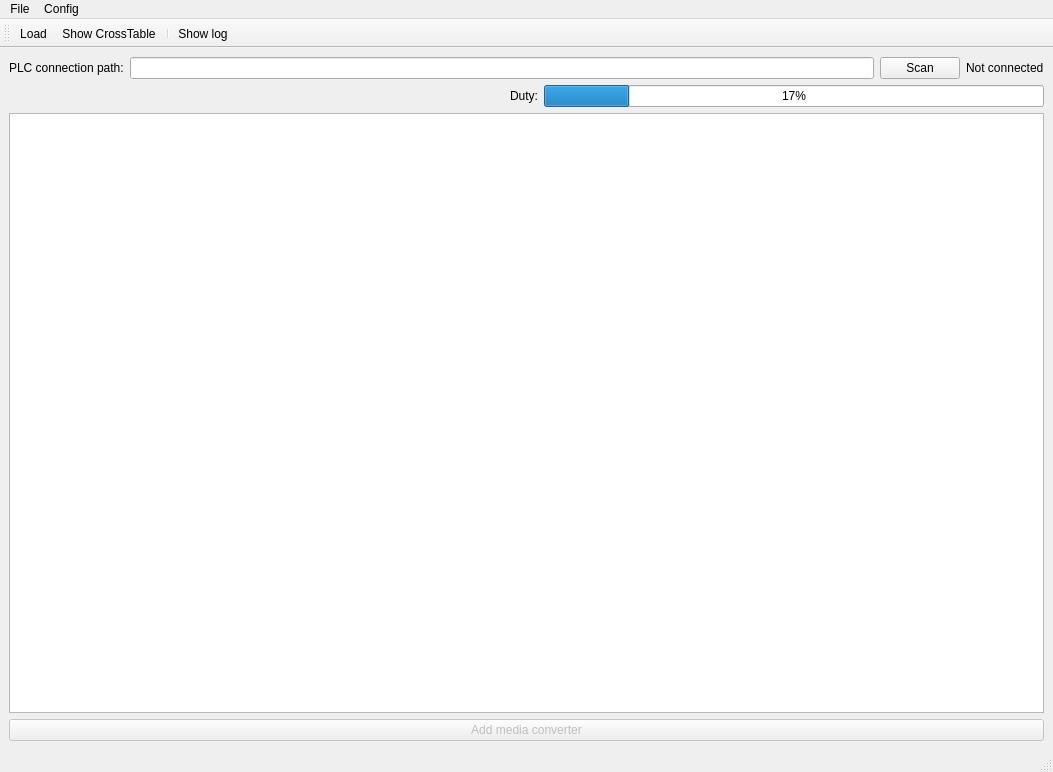
<?xml version="1.0" encoding="UTF-8"?>
<ui version="4.0">
 <class>MainWindow</class>
 <widget class="QMainWindow" name="MainWindow">
  <property name="geometry">
   <rect>
    <x>0</x>
    <y>0</y>
    <width>1053</width>
    <height>772</height>
   </rect>
  </property>
  <property name="minimumSize">
   <size>
    <width>665</width>
    <height>338</height>
   </size>
  </property>
  <property name="windowTitle">
   <string>ControlNet diagnostic tool</string>
  </property>
  <widget class="QWidget" name="centralwidget">
   <layout class="QVBoxLayout" name="verticalLayout_3">
    <item>
     <layout class="QHBoxLayout" name="horizontalLayout">
      <item>
       <widget class="QLabel" name="label">
        <property name="text">
         <string>PLC connection path:</string>
        </property>
       </widget>
      </item>
      <item>
       <widget class="QLineEdit" name="lineEditConnectionPath"/>
      </item>
      <item>
       <widget class="QPushButton" name="pushButtonConnect">
        <property name="enabled">
         <bool>true</bool>
        </property>
        <property name="text">
         <string>Scan</string>
        </property>
       </widget>
      </item>
      <item>
       <widget class="QLabel" name="labelProjectName">
        <property name="text">
         <string>Not connected</string>
        </property>
       </widget>
      </item>
     </layout>
    </item>
    <item>
     <layout class="QHBoxLayout" name="horizontalLayout_2">
      <item>
       <spacer name="horizontalSpacer">
        <property name="orientation">
         <enum>Qt::Horizontal</enum>
        </property>
        <property name="sizeHint" stdset="0">
         <size>
          <width>40</width>
          <height>20</height>
         </size>
        </property>
       </spacer>
      </item>
      <item>
       <widget class="QLabel" name="label_2">
        <property name="text">
         <string>Duty:</string>
        </property>
       </widget>
      </item>
      <item>
       <widget class="QProgressBar" name="progressBar">
        <property name="value">
         <number>17</number>
        </property>
       </widget>
      </item>
     </layout>
    </item>
    <item>
     <widget class="DraggableTableWidget" name="tableWidget"/>
    </item>
    <item>
     <widget class="QPushButton" name="pushButtonAddMediaConverter">
      <property name="enabled">
       <bool>false</bool>
      </property>
      <property name="text">
       <string>Add media converter</string>
      </property>
      <property name="flat">
       <bool>false</bool>
      </property>
     </widget>
    </item>
   </layout>
  </widget>
  <widget class="QMenuBar" name="menubar">
   <property name="geometry">
    <rect>
     <x>0</x>
     <y>0</y>
     <width>1053</width>
     <height>19</height>
    </rect>
   </property>
   <widget class="QMenu" name="menuConfig">
    <property name="title">
     <string>File</string>
    </property>
    <addaction name="actionLoad"/>
    <addaction name="actionSave"/>
    <addaction name="actionShow_CrossTable"/>
    <addaction name="actionOpen_config_folder"/>
    <addaction name="actionShow_log"/>
   </widget>
   <widget class="QMenu" name="menuConfig_2">
    <property name="title">
     <string>Config</string>
    </property>
    <addaction name="actionRead_Timer"/>
    <addaction name="actionEnable_writing_to_PLC"/>
   </widget>
   <addaction name="menuConfig"/>
   <addaction name="menuConfig_2"/>
  </widget>
  <widget class="QStatusBar" name="statusbar"/>
  <widget class="QToolBar" name="toolBar">
   <property name="windowTitle">
    <string>toolBar</string>
   </property>
   <attribute name="toolBarArea">
    <enum>TopToolBarArea</enum>
   </attribute>
   <attribute name="toolBarBreak">
    <bool>false</bool>
   </attribute>
   <addaction name="actionLoad"/>
   <addaction name="actionShow_CrossTable"/>
   <addaction name="separator"/>
   <addaction name="actionShow_log"/>
  </widget>
  <action name="actionLoad">
   <property name="icon">
    <iconset theme="document-open">
     <normaloff>.</normaloff>.</iconset>
   </property>
   <property name="text">
    <string>Load</string>
   </property>
  </action>
  <action name="actionSave">
   <property name="icon">
    <iconset theme="document-save">
     <normaloff>.</normaloff>.</iconset>
   </property>
   <property name="text">
    <string>Save</string>
   </property>
  </action>
  <action name="actionRead_Timer">
   <property name="icon">
    <iconset theme="media-playlist-repeat">
     <normaloff>.</normaloff>.</iconset>
   </property>
   <property name="text">
    <string>Read Timer</string>
   </property>
  </action>
  <action name="actionEnable_writing_to_PLC">
   <property name="checkable">
    <bool>true</bool>
   </property>
   <property name="icon">
    <iconset theme="emblem-downloads">
     <normaloff>.</normaloff>.</iconset>
   </property>
   <property name="text">
    <string>Enable writing to PLC</string>
   </property>
  </action>
  <action name="actionOpen_config_folder">
   <property name="text">
    <string>Open config folder</string>
   </property>
  </action>
  <action name="actionShow_log">
   <property name="icon">
    <iconset theme="utilities-system-monitor">
     <normaloff>.</normaloff>.</iconset>
   </property>
   <property name="text">
    <string>Show log</string>
   </property>
  </action>
  <action name="actionShow_CrossTable">
   <property name="icon">
    <iconset theme="x-office-spreadsheet"/>
   </property>
   <property name="text">
    <string>Show CrossTable</string>
   </property>
  </action>
 </widget>
 <customwidgets>
  <customwidget>
   <class>DraggableTableWidget</class>
   <extends>QTableWidget</extends>
   <header>DragTable.h</header>
  </customwidget>
 </customwidgets>
 <resources/>
 <connections>
  <connection>
   <sender>pushButtonAddMediaConverter</sender>
   <signal>clicked()</signal>
   <receiver>MainWindow</receiver>
   <slot>add_media_converter()</slot>
   <hints>
    <hint type="sourcelabel">
     <x>526</x>
     <y>729</y>
    </hint>
    <hint type="destinationlabel">
     <x>526</x>
     <y>385</y>
    </hint>
   </hints>
  </connection>
 </connections>
 <slots>
  <slot>tab_changed()</slot>
  <slot>tab_close()</slot>
  <slot>add_media_converter()</slot>
 </slots>
</ui>
